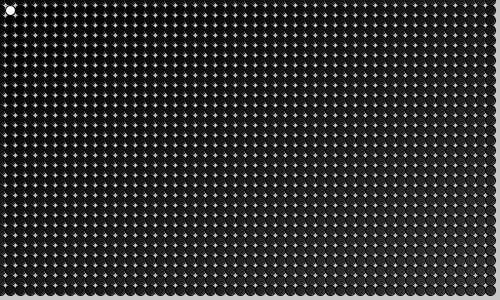
Frame 1 (no input)
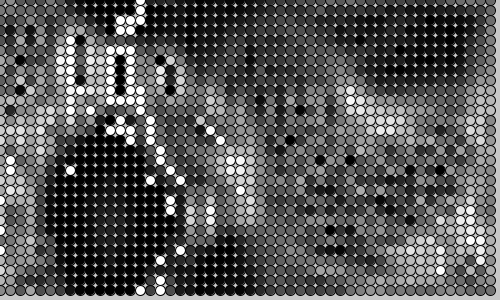
Frame 60 (the mouse pressed at the canvas centre just before this capture)
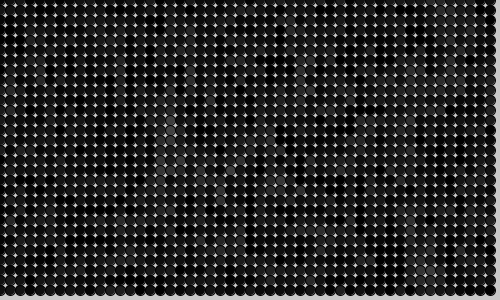
Frame 120 (the mouse held since frame 60 and released just before this capture)

The Processing sketch that drew these frames (run headless with seeded random() and noise(); from frame 60 on, the mouse is pressed at the canvas centre):

// Processing sketch: CustomWaveForm
// ── CustomWaveForm.pde
class Cell {

  float x, y;
  float state, nextState;
  float lastState = 0;
  ArrayList<Cell> neighbors;
  int cellSize;

  Cell(float ex, float why, int cS) {
    x = ex * cS;
    y= why * cS;
    cellSize = cS;
    nextState = ((x/width) + (y/height)) *14; // initial gradient
    state = nextState;
    neighbors = new ArrayList<Cell>();
  }

  void addNeighbor(Cell cell) {
    neighbors.add(cell);
  }

  void determineNextState() {
     float total = 0; 
     for(int i =0; i < neighbors.size(); i++){
       total += neighbors.get(i).state;
     }
     float average = int(total/8); // 8 neighbors
     
     if(average == 255){
       nextState = 0;
     }else if(average ==0){
       nextState = 255;
     }else{
       nextState = state +average;
       if(lastState >0){nextState -= lastState;}
       if(nextState > 255){nextState = 255;}
       else if(nextState <0){nextState =0;}
       
       lastState = state;
     }
    }

  void drawMe() {
    state = nextState;
    stroke(0);
    fill(state);
    ellipse(x, y, cellSize, cellSize);
  }
}

// ── CellSystem.pde
class CellSystem{
Cell[][] cellArr;
int cellSize;
int numX, numY;


CellSystem(int cS){
  cellSize = cS;
   numX = floor(width / cellSize);
  numY = floor(height/cellSize);
    restart();

}

void restart(){
  cellArr = new Cell[numX][numY];
  for(int x = 0; x <  numX; x++){
    for(int y = 0 ; y < numY; y++){
      Cell newCell = new Cell(x,y, cellSize);
      cellArr[x][y] = newCell;
    }
  }
  
   for(int x = 0; x <  numX; x++){
    for(int y = 0 ; y < numY; y++){
      int above = y-1;
      int below = y+1;
      int left = x-1;
      int right = x+1;
      if(above <0){above = numY-1;}
      if(below== numY){below = 0;}
      if(left <0){left = numX-1;}
      if(right ==numX){right =0;}
      addNeighbors(x,y,above, below, right,left);
    }
   }
}

void addNeighbors(int x, int y, int above, int below, int right, int left){
  cellArr[x][y].addNeighbor(cellArr[left][above]);
  cellArr[x][y].addNeighbor(cellArr[left][y]);
  cellArr[x][y].addNeighbor(cellArr[left][below]);
  cellArr[x][y].addNeighbor(cellArr[x][below]);
  cellArr[x][y].addNeighbor(cellArr[right][below]);
  cellArr[x][y].addNeighbor(cellArr[right][y]);
  cellArr[x][y].addNeighbor(cellArr[right][above]);
  cellArr[x][y].addNeighbor(cellArr[x][above]);
}

void advanceState(){
for(int x=0; x <numX; x++){
    for(int y = 0; y< numY; y++){
      cellArr[x][y].determineNextState();
      
    }
  }
  
}
void display(){
    for(int x = 0; x <  numX; x++){
    for(int y = 0 ; y < numY; y++){
      cellArr[x][y].drawMe();
    }
    }
}

}

// ── main.pde
int cellSize = 10;
int numX, numY;
CellSystem cells;

void setup(){
  size(500,300);
   cells = new CellSystem(cellSize);
}



void draw(){
  background(200);
  cells.advanceState();
  cells.display();

}
